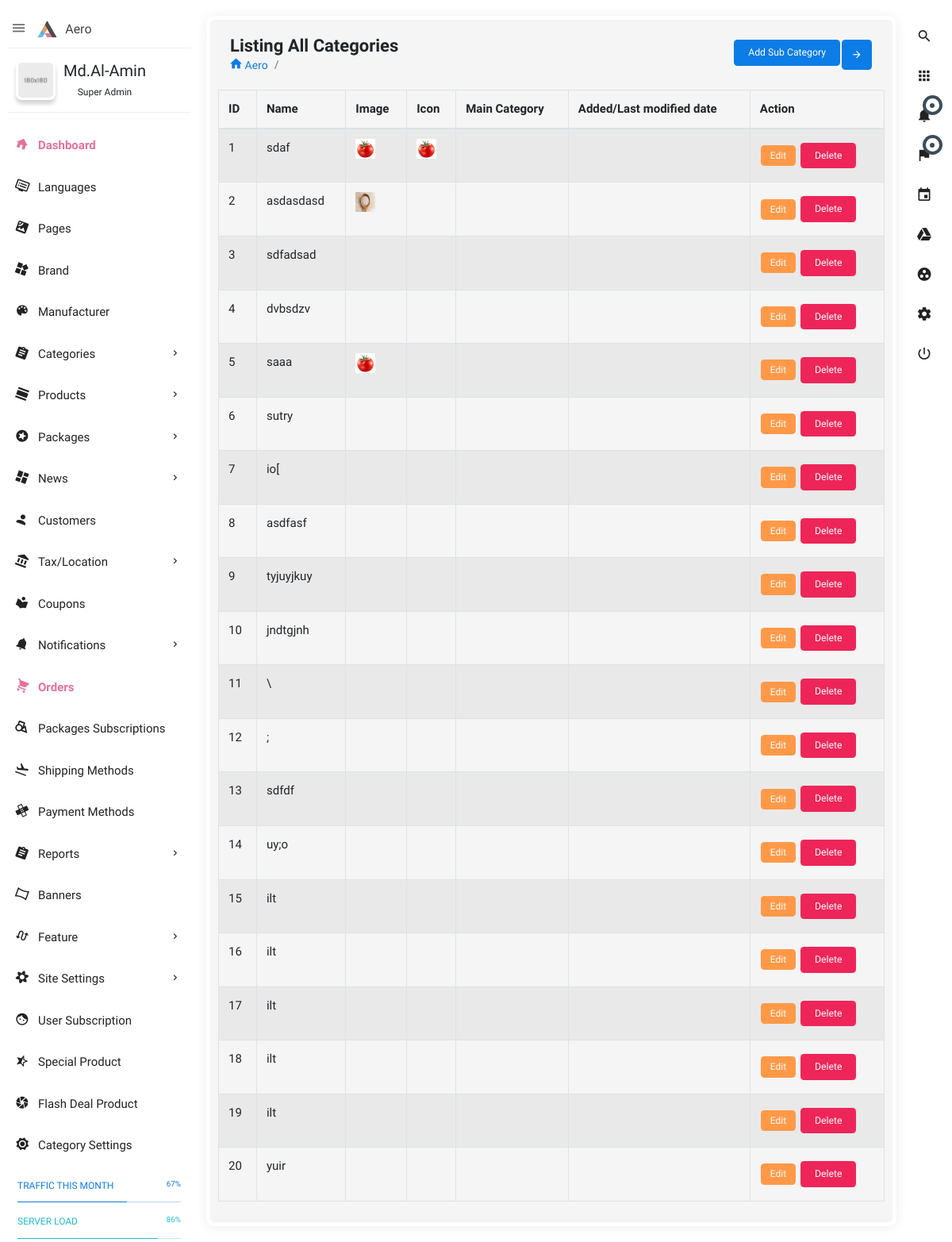
The app's page /home/sub_categories-list with its own data.
### categories/models.py (models this page shows, shortened)
class SubCategories(models.Model):
    category = models.CharField(max_length=100)
    name_english = models.CharField(max_length=50)
    name_bangla= models.CharField(max_length=20)
    image= models.ImageField(
        upload_to='static/assets/images/categories_image', blank=True, null=True)
    icon = models.ImageField(
        upload_to='static/assets/images/categories_icon', blank=True, null=True)

### categories/views.py (the view)
# urls.py: path('sub_categories-list',  views.sub_list, name='sub_c_list'),
def sub_list(request):
    lists = SubCategories.objects.all()
    args = {'lists': lists}
    return render(request, 'sub_categories/list.html', args)

### categories/templates/sub_categories/list.html (shortened to what this page needs)
{% extends 'base.html' %}
{% load static %}
{% block main_content %}
<section class="content">
    <div class="block-header">
        <div class="row">
            <div class="col-lg-7 col-md-6 col-sm-12">
                <h2>Listing All Categories</h2>
                <ul class="breadcrumb">
                    <li class="breadcrumb-item"><a href="index.html"><i class="zmdi zmdi-home"></i> Aero</a></li>
                    <li class="breadcrumb-item active"></li>
                </ul>
            </div>
            <div class="col-lg-5 col-md-6 col-sm-12">
                <button class="btn btn-primary btn-icon float-right right_icon_toggle_btn" type="button"><i
                        class="zmdi zmdi-arrow-right"></i></button>
                <div class="box-footer text-right">
                    <a href="/home/sub_categories">
                        <button type="button" class="btn btn-primary">Add Sub Category</button>
                    </a>
                </div>
            </div>
        </div>
    </div>
    <table style="width:100%" id="example1" class="table table-bordered table-striped">
        <thead>
            <tr>
                <th>ID</th>
                <th>Name</th>
                <th>Image</th>
                <th>Icon</th>
                <th>Main Category</th>
                <th>Added/Last modified date </th>
                <th>Action</th>
            </tr>
        </thead>
        <tbody>
            {% for list in lists%}
            <tr>
                <td>{{list.id}}</td>
                <td>{{list.name_english}}</td>
                <td><img src="/{{list.image}}" width="25px" alt=""></td>
                <td><img src="/{{list.icon}}" width="25px" alt=""></td>
                <td>{{list.main_category}}</td>
                <td>{{list.added_last_modified_date}}</td>
                <td>
                 <a href="{% url 'updatedata' list.id %}" class="btn btn-warning btn-sm">Edit</a>
                 <form action="{% url 'deletedata'  list.id %}" method="post" class="d-inline">
                   <input type="submit"  class="btn btn-danger" value="Delete">
                 </form>
                </td>
            </tr>
            {% endfor %}
        </tbody>
    </table>
</section>
{% endblock main_content %}

### records on screen
SubCategories: id "1", name_english "sdaf", image (picture), icon (picture)
SubCategories: id "2", name_english "asdasdasd", image (picture)
SubCategories: id "3", name_english "sdfadsad"
SubCategories: id "4", name_english "dvbsdzv"
SubCategories: id "5", name_english "saaa", image (picture)
SubCategories: id "6", name_english "sutry"
SubCategories: id "7", name_english "io["
SubCategories: id "8", name_english "asdfasf"
SubCategories: id "9", name_english "tyjuyjkuy"
SubCategories: id "10", name_english "jndtgjnh"
SubCategories: id "11", name_english "\\"
SubCategories: id "12", name_english ";"
SubCategories: id "13", name_english "sdfdf"
SubCategories: id "14", name_english "uy;o"
SubCategories: id "15", name_english "ilt"
SubCategories: id "16", name_english "ilt"
SubCategories: id "17", name_english "ilt"
SubCategories: id "18", name_english "ilt"
SubCategories: id "19", name_english "ilt"
SubCategories: id "20", name_english "yuir"
